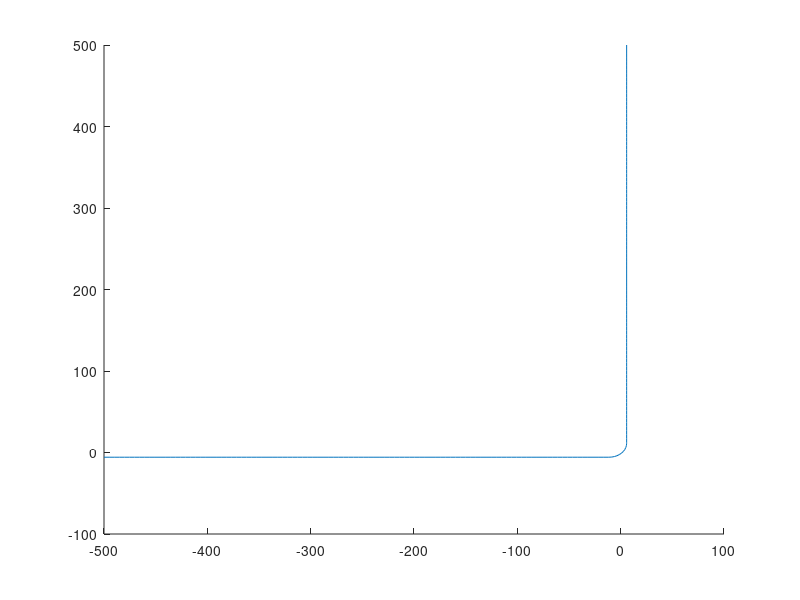

Recreate this plot in MATLAB.
width = 3.75;
 
path_x = linspace(-500, -12, 100)';
path_y = -ones(size(path_x))*5.78;

%%% circle %%%
circle_x = [];
circle_y = [];

rx = -11.25;
ry = 11.25;
r = 17.03;
theta = 0;
while theta <= pi/2
    circle_x = [circle_x; rx + r * sin(theta)];
    circle_y = [circle_y; ry - r * cos(theta)];
    theta = theta + pi/20;
end

after = linspace(12, 500, 100)';
path_x = [path_x; circle_x; ones(size(after))*5.78];
path_y = [path_y; circle_y; after];

fid = fopen('center_lane.txt', 'w');
for i=1:1:length(path_x)
    fprintf(fid, "%.3f,%.3f\n", path_x(i),path_y(i));
end
fclose(fid);

figure(1);
hold on;
plot(path_x, path_y)
